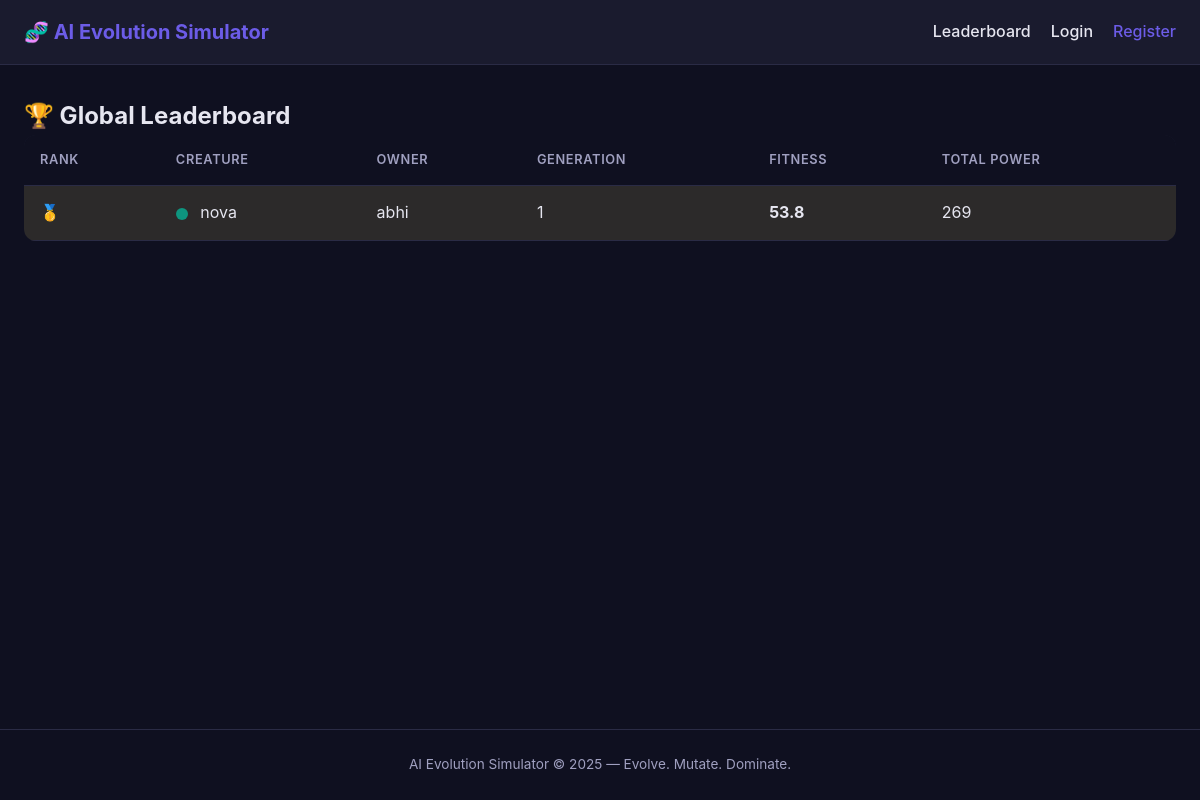
The app's page /leaderboard with its own data.
### models/user.py (models this page shows, shortened)
class User(db.Model):
    __tablename__ = 'users'
    id = db.Column(db.Integer, primary_key=True)
    username = db.Column(db.String(80), unique=True, nullable=False, index=True)
    email = db.Column(db.String(120), unique=True, nullable=False, index=True)
    password_hash = db.Column(db.String(255), nullable=False)
    created_at = db.Column(db.DateTime, default=datetime.utcnow)
    creatures = db.relationship(
        'Creature', backref='owner', lazy=True, cascade='all, delete-orphan'
    )

### models/creature.py (models this page shows, shortened)
class Creature(db.Model):
    __tablename__ = 'creatures'
    id = db.Column(db.Integer, primary_key=True)
    name = db.Column(db.String(100), nullable=False)
    user_id = db.Column(db.Integer, db.ForeignKey('users.id'), nullable=False)
    generation = db.Column(db.Integer, default=1)
    fitness = db.Column(db.Float, default=0.0)
    speed = db.Column(db.Integer, default=50)
    strength = db.Column(db.Integer, default=50)
    intelligence = db.Column(db.Integer, default=50)
    agility = db.Column(db.Integer, default=50)
    stamina = db.Column(db.Integer, default=50)
    color = db.Column(db.String(20), default='#4A90E2')
    parent_id = db.Column(db.Integer, db.ForeignKey('creatures.id'), nullable=True)
    history = db.Column(db.Text, default='[]')
    created_at = db.Column(db.DateTime, default=datetime.utcnow)
    updated_at = db.Column(db.DateTime, default=datetime.utcnow, onupdate=datetime.utcnow)
    children = db.relationship(
        'Creature',
        backref=db.backref('parent', remote_side=[id]),
        lazy=True
    )
    @property
    def total_power(self):
        return self.speed + self.strength + self.intelligence + self.agility + self.stamina

### routes/leaderboard.py (the view)
@leaderboard_bp.route('/leaderboard')
def leaderboard():
    top = Creature.query.order_by(Creature.fitness.desc()).limit(50).all()
    entries = []
    for rank, c in enumerate(top, start=1):
        owner = User.query.get(c.user_id)
        entries.append({
            'rank': rank,
            'creature': c,
            'owner': owner.username if owner else 'Unknown'
        })
    return render_template('leaderboard.html', entries=entries)

### app.py (called while the page is built)
def create_app():
    app = Flask(__name__)
    app.config.from_object(Config)
    db_path = app.config['SQLALCHEMY_DATABASE_URI'].replace('sqlite:///', '')
    os.makedirs(os.path.dirname(db_path), exist_ok=True)
    db.init_app(app)
    @app.context_processor
    def inject_session():
        from flask import session
        return dict(session=session)
    app.register_blueprint(auth_bp)
    app.register_blueprint(game_bp)
    app.register_blueprint(leaderboard_bp)
    with app.app_context():
        db.create_all()
    return app

### templates/leaderboard.html (shortened to what this page needs)
{% extends "base.html" %}
{% block content %}
<h2>🏆 Global Leaderboard</h2>
{% if entries %}
    <table class="leaderboard-table">
        <thead>
            <tr>
                <th>Rank</th>
                <th>Creature</th>
                <th>Owner</th>
                <th>Generation</th>
                <th>Fitness</th>
                <th>Total Power</th>
            </tr>
        </thead>
        <tbody>
            {% for entry in entries %}
                <tr class="{% if entry.rank <= 3 %}top-{{ entry.rank }}{% endif %}">
                    <td>
                        {% if entry.rank == 1 %}🥇
                        {% elif entry.rank == 2 %}🥈
                        {% elif entry.rank == 3 %}🥉
                        {% else %}{{ entry.rank }}{% endif %}
                    </td>
                    <td>
                        <span class="creature-dot" style="background: {{ entry.creature.color }};"></span>
                        {{ entry.creature.name }}
                    </td>
                    <td>{{ entry.owner }}</td>
                    <td>{{ entry.creature.generation }}</td>
                    <td><strong>{{ entry.creature.fitness }}</strong></td>
                    <td>{{ entry.creature.total_power }}</td>
                </tr>
            {% endfor %}
        </tbody>
    </table>
{% else %}
    <div class="empty-state">
        <p>No creatures on the leaderboard yet. Be the first!</p>
    </div>
{% endif %}
{% endblock %}

### static/css/style.css (style rules this page uses)
* { margin: 0; padding: 0; box-sizing: border-box; }
:root { --primary: #6c5ce7; --primary-dark: #5b4bd6; --secondary: #00b894; --danger: #e74c3c; --bg: #0f1020; --bg-card: #1a1b2e; --text: #e6e6f0; --text-muted: #a0a0c0; --border: #2a2b45; }
body { font-family: -apple-system, BlinkMacSystemFont, 'Segoe UI', Roboto, sans-serif; background: var(--bg); color: var(--text); line-height: 1.6; min-height: 100vh; display: flex; flex-direction: column; }
.leaderboard-table { width: 100%; border-collapse: collapse; background: var(--bg-card); border-radius: 12px; overflow: hidden; }
.leaderboard-table th, .leaderboard-table td { padding: 0.9rem 1rem; text-align: left; border-bottom: 1px solid var(--border); }
.leaderboard-table th { background: var(--bg); font-weight: 600; color: var(--text-muted); text-transform: uppercase; font-size: 0.8rem; letter-spacing: 0.05em; }
.top-1 { background: rgba(255,215,0,0.08); }
.creature-dot { display: inline-block; width: 12px; height: 12px; border-radius: 50%; margin-right: 0.5rem; vertical-align: middle; }

### records on screen
User: creature.name "nova", owner "abhi", creature.generation "1", creature.fitness "53.8", creature.total_power "269"
